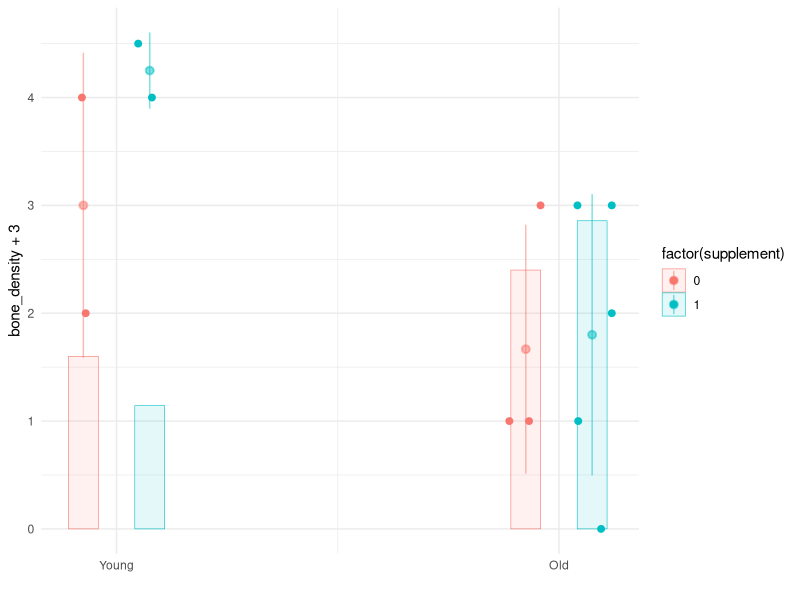
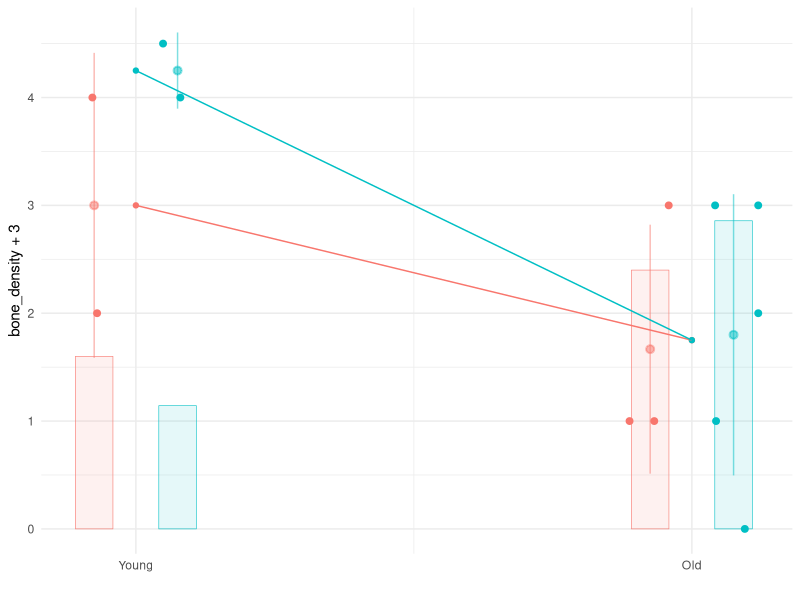
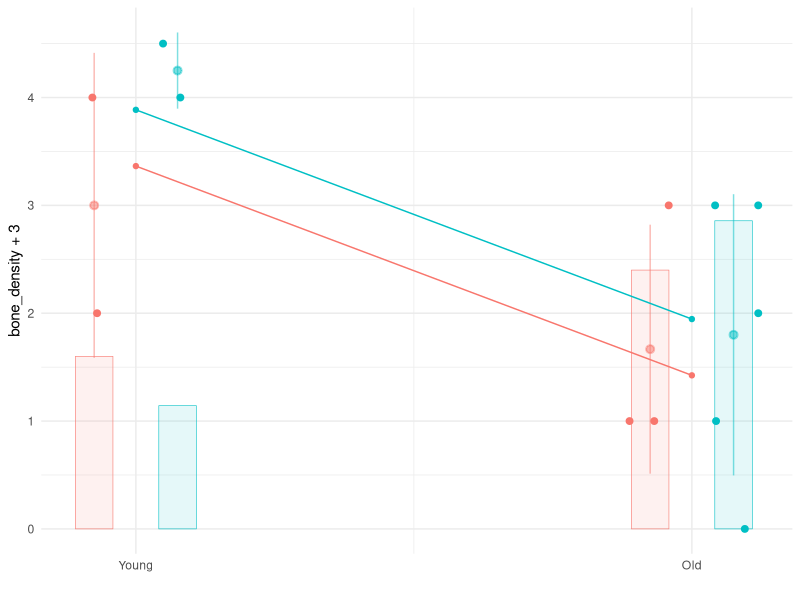
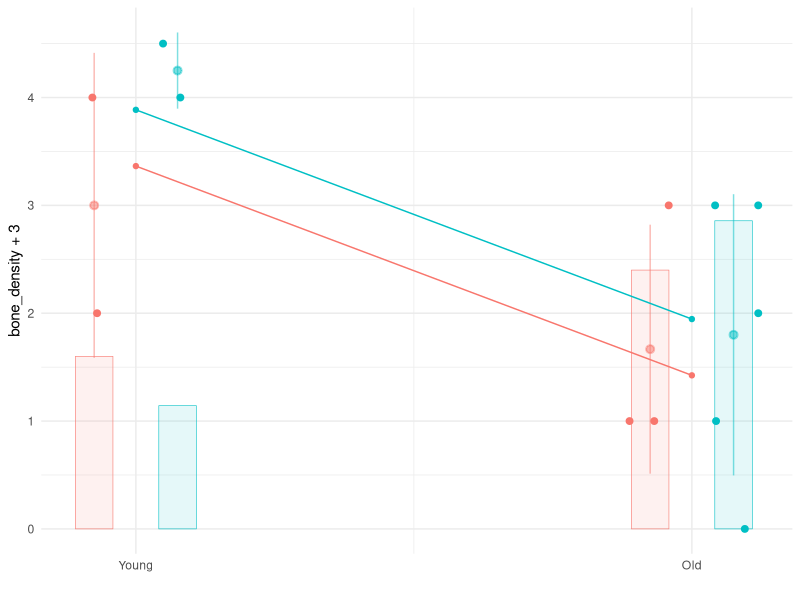
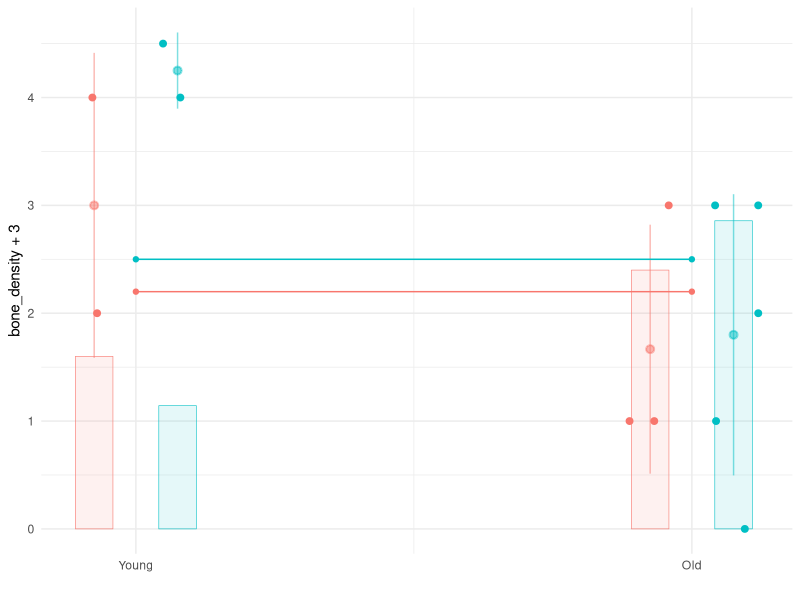

The R source for these figures, in order: (Note: this script raises an error after producing the figures.)
## ---- chunk 1
#| echo: true
#| output: false 
library(tidyverse)
library(rpart)
## ---- chunk 2
#| echo: true 
theme_set(theme_minimal())
options(scipen = 1, digits = 3)
## ---- chunk 3
#| echo: true
bone.data = data.frame(age        = c(1, 1, 1, 1, 1, 1, 1, 1, 0, 0, 0, 0),
                       supplement = c(1, 1, 0, 1, 1, 1, 0, 0, 0, 1, 0, 1),
                       bone_density = c(-2, -3, -2, 0, -1, 0, -2, 0, 1, 1, -1, 1.5))
bone.data
## ---- chunk 4
#| echo: true
#| out-width: 100%
plotX = function(w,x) { x + 0.15*(w-0.5) } 

bone.plot = 
  ggplot(bone.data) + 
    geom_point(aes(x=plotX(supplement, age), y=bone_density+3, color=factor(supplement)),
               alpha=1, size=2, position=position_jitter(width=0.05, height=0, seed=2)) + 
    stat_summary(aes(x=plotX(supplement, age), y=bone_density+3, color=factor(supplement)),
                 geom='pointrange', fun=mean, 
                                    fun.min=\(x)mean(x)-sd(x), 
                                    fun.max=\(x)mean(x)+sd(x), alpha=.5) +    
    geom_bar(aes(x=plotX(supplement, age), y=4*after_stat(prop), fill=factor(supplement), color=factor(supplement)), 
             position='identity', alpha=.1, linewidth=.2) + 
    scale_x_continuous(breaks=c(0,1), labels=c('Young', 'Old')) + xlab('') 
     
bone.plot
## ---- chunk 5
#| echo: true
W = bone.data$supplement
X = bone.data$age
Y = bone.data$bone_density

muhat.all = Vectorize(function(w,x) { mean(Y[W==w & X==x]) })
CATEhat = function(x) { muhat.all(1,x) - muhat.all(0,x) }

ATThat = mean(CATEhat(X[W==1]))
ATEhat = mean(CATEhat(X))
Deltahat = mean(Y[W==1]) - mean(Y[W==0])

data.frame(CATE0=CATEhat(0), CATE1=CATEhat(1), ATThat=ATThat, ATEhat=ATEhat, Delta=Deltahat)
## ---- chunk 6
#| echo: true
prediction.function = function(model.fit) { function(w,x) { predict(model.fit, newdata=data.frame(supplement=w, age=x)) } }
plot.predictions = function(muhat) { 
  grid = expand.grid(supplement=c(0,1), age=c(0,1))
  bone.plot +
    geom_point(aes(x=age, y=muhat(supplement, age)+3, color=factor(supplement)), data=grid) + 
    geom_line(aes(x=age,  y=muhat(supplement, age)+3, color=factor(supplement)), data=grid) +
    guides(color='none', fill='none')
}
## ---- chunk 7
#| echo: true
#| out-width: 100% 
#| layout-nrow: 2
#| layout-ncol: 2
#| fig-cap:
#| - "Piecewise-constant model"
#| - "Additive model"
#| - "Parallel lines model"
#| - "Horizontal lines model" 


## The piecewise-constant model
# Tell rpart to not to worry about having more than 1 observation per level of the coarsened covariate 
# (or, in more evocative terms, per 'bucket')
rpart.settings = rpart.control(minbucket=1)  
# Then fit and plot
piecewise.constant.model.fit = rpart(bone_density ~ supplement + age, data=bone.data, control=rpart.settings)
muhat.piecewise.constant = prediction.function(piecewise.constant.model.fit)
plot.predictions(muhat.piecewise.constant) + guides(color='none')

## The additive model
additive.model.fit = lm(bone_density ~ factor(supplement) + factor(age), data=bone.data)
muhat.additive = prediction.function(additive.model.fit)
plot.predictions(muhat.additive)

## The parallel lines model
parallel.lines.model.fit = lm(bone_density ~ factor(supplement) + age, data=bone.data)
muhat.parallel = prediction.function(parallel.lines.model.fit)
plot.predictions(muhat.parallel)

## The horizontal lines model
horizontal.lines.model.fit = lm(bone_density ~ factor(supplement), data=bone.data)
muhat.horizontal = prediction.function(horizontal.lines.model.fit)
plot.predictions(muhat.horizontal)
## ---- chunk 8
#| echo: true
prediction.functions = list(all=muhat.all, additive=muhat.additive, horizontal=muhat.horizontal)
map(prediction.functions, function(muhat) { 
  CATEhat = function(x) { muhat(1,x) - muhat(0,x) } 
  data.frame(CATE0 = CATEhat(0), 
             CATE1 = CATEhat(1),
             ATT =  mean(CATEhat(X[W==1])), 
             ATE =  mean(CATEhat(X)),
             Delta = mean(muhat(1,X[W==1])) - mean(muhat(0,X[W==0])))
}) |> bind_rows(.id='model')
## ---- chunk 9
#| echo: true
social.pressure = read.csv('social-pressure-data.csv')
keep = social.pressure$treatment %in% c(' Control', ' Neighbors') & (2006 - social.pressure$yob)< 96
turnout.data = data.frame(W=as.numeric(social.pressure[keep,'treatment'] == ' Neighbors'),
                          X=2006-social.pressure[keep, 'yob'],
                          Y = as.numeric(social.pressure[keep,'voted'] == 'Yes'))
## ---- chunk 10
#| echo: true
#| out-width: 100%

plotX = function(w,x) { x + 0.75*(w-0.5) } 
turnout.summary.plot = 
  ggplot(turnout.data) + 
    stat_summary(aes(x=plotX(W,X), y=Y, color=factor(W)),
                 geom='pointrange', fun=mean, 
                                    fun.min=\(x)mean(x)-sd(x), 
                                    fun.max=\(x)mean(x)+sd(x), alpha=.2, size=.5, linewidth=.5) +    
    geom_bar(aes(x=plotX(W, X), y=10*after_stat(prop), fill=factor(W), color=factor(W)), 
             position='identity', alpha=.1, linewidth=.1) + 
    guides(fill='none', color='none') + xlab('') 


plot.point = sample(1:nrow(turnout.data), round(nrow(turnout.data)/4))
turnout.plot = turnout.summary.plot + 
  geom_point(aes(x=plotX(W, X), y=Y,  color=factor(W)),
            alpha=.01, size=.01, position=position_jitter(width=0.25, height=.1, seed=2), data=turnout.data[plot.point,])  

turnout.plot 
## ---- chunk 11
#| echo: true
#| out-width: 100%
#| layout-ncol: 2
#| layout-nrow: 2
#| fig-cap:
#| - "All functions model"
#| - "Additive model"
#| - "Parallel lines model"
#| - "Horizontal lines model" 

prediction.function = function(model.fit) { function(w,x) { predict(model.fit, newdata=data.frame(W=w, X=x)) } }
plot.predictions = function(muhat) { 
  grid = expand.grid(W=c(0,1), X=min(turnout.data$X):max(turnout.data$X))
  turnout.summary.plot +
    geom_line(aes(x=X,  y=muhat(W, X), color=factor(W)), data=grid) + guides(color='none', fill='none')
}

all.functions.model.fit = lm(Y ~ factor(W)*factor(X), data=turnout.data)
muhat.all = prediction.function(all.functions.model.fit)
plot.predictions(muhat.all)

additive.model.fit = lm(Y ~ factor(W) + factor(X), data=turnout.data)
muhat.additive = prediction.function(additive.model.fit)
plot.predictions(muhat.additive)

parallel.lines.model.fit = lm(Y ~ factor(W) + X, data=turnout.data)
muhat.parallel = prediction.function(parallel.lines.model.fit)
plot.predictions(muhat.parallel)

horizontal.lines.model.fit = lm(Y ~ factor(W),     data=turnout.data)
muhat.horizontal = prediction.function(horizontal.lines.model.fit)
plot.predictions(muhat.horizontal)
## ---- chunk 12
#| echo: true
#| out-width: 100%
x = min(turnout.data$X):max(turnout.data$X)
CATE.data = data.frame(x=x, 
                       all.functions    = muhat.all(1,x) - muhat.all(0,x),
                       additive         = muhat.additive(1,x) - muhat.additive(0,x),
                       parallel.lines   = muhat.parallel(1,x) - muhat.parallel(0,x),
                       horizontal.lines = muhat.horizontal(1,x) - muhat.horizontal(0,x)) |>
              pivot_longer(-x, names_to='model', values_to='CATE')
CATE.data$model = factor(CATE.data$model, levels=c('all.functions', 'additive', 'parallel.lines', 'horizontal.lines'))
ggplot(CATE.data) + geom_line(aes(x=x, y=CATE, color=model) ) + 
                    facet_wrap(~model, ncol=4) + 
                    ylab('Estimate of CATE(x)') + 
                    guides(color=FALSE) 
## ---- chunk 13
X = turnout.data$X
W = turnout.data$W
prediction.functions = list(all=muhat.all, additive=muhat.additive, parallel = muhat.parallel, horizontal=muhat.horizontal)
map(prediction.functions, function(muhat) { 
  CATEhat = function(x) { muhat(1,x) - muhat(0,x) } 
  data.frame(ATT =  mean(CATEhat(X[W==1])), 
             ATE =  mean(CATEhat(X)),
             Delta = mean(muhat(1,X[W==1])) - mean(muhat(0,X[W==0])))
}) |> bind_rows(.id='model')
